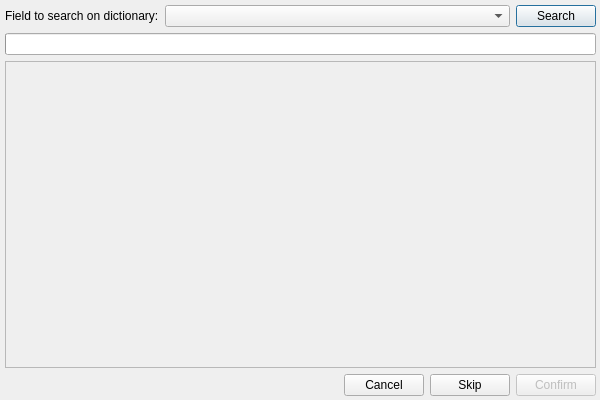
<?xml version="1.0" encoding="UTF-8"?>
<ui version="4.0">
 <class>diagSelectWord</class>
 <widget class="QDialog" name="diagSelectWord">
  <property name="geometry">
   <rect>
    <x>0</x>
    <y>0</y>
    <width>600</width>
    <height>400</height>
   </rect>
  </property>
  <property name="minimumSize">
   <size>
    <width>600</width>
    <height>400</height>
   </size>
  </property>
  <property name="maximumSize">
   <size>
    <width>600</width>
    <height>400</height>
   </size>
  </property>
  <property name="contextMenuPolicy">
   <enum>Qt::PreventContextMenu</enum>
  </property>
  <property name="windowTitle">
   <string>Nihongo Companion</string>
  </property>
  <widget class="QWidget" name="">
   <property name="geometry">
    <rect>
     <x>0</x>
     <y>0</y>
     <width>601</width>
     <height>401</height>
    </rect>
   </property>
   <layout class="QVBoxLayout" name="vlAll">
    <property name="leftMargin">
     <number>5</number>
    </property>
    <property name="topMargin">
     <number>5</number>
    </property>
    <property name="rightMargin">
     <number>5</number>
    </property>
    <property name="bottomMargin">
     <number>5</number>
    </property>
    <item>
     <layout class="QHBoxLayout" name="hlTop">
      <item>
       <widget class="QLabel" name="labelField_in">
        <property name="text">
         <string>Field to search on dictionary:</string>
        </property>
       </widget>
      </item>
      <item>
       <widget class="QComboBox" name="cbField_in">
        <property name="sizePolicy">
         <sizepolicy hsizetype="Expanding" vsizetype="Fixed">
          <horstretch>0</horstretch>
          <verstretch>0</verstretch>
         </sizepolicy>
        </property>
       </widget>
      </item>
      <item>
       <widget class="QPushButton" name="bSearch">
        <property name="text">
         <string>Search</string>
        </property>
       </widget>
      </item>
     </layout>
    </item>
    <item>
     <widget class="QProgressBar" name="pbSearch">
      <property name="value">
       <number>0</number>
      </property>
      <property name="textVisible">
       <bool>false</bool>
      </property>
     </widget>
    </item>
    <item>
     <widget class="QListWidget" name="listResults">
      <property name="enabled">
       <bool>false</bool>
      </property>
      <property name="minimumSize">
       <size>
        <width>0</width>
        <height>281</height>
       </size>
      </property>
      <property name="wordWrap">
       <bool>true</bool>
      </property>
     </widget>
    </item>
    <item>
     <layout class="QHBoxLayout" name="horizontalLayout">
      <item>
       <spacer name="horizontalSpacer">
        <property name="orientation">
         <enum>Qt::Horizontal</enum>
        </property>
        <property name="sizeHint" stdset="0">
         <size>
          <width>40</width>
          <height>20</height>
         </size>
        </property>
       </spacer>
      </item>
      <item>
       <widget class="QPushButton" name="bCancel">
        <property name="text">
         <string>Cancel</string>
        </property>
       </widget>
      </item>
      <item>
       <widget class="QPushButton" name="bSkip">
        <property name="text">
         <string>Skip</string>
        </property>
       </widget>
      </item>
      <item>
       <widget class="QPushButton" name="bConfirm">
        <property name="enabled">
         <bool>false</bool>
        </property>
        <property name="text">
         <string>Confirm</string>
        </property>
       </widget>
      </item>
     </layout>
    </item>
   </layout>
  </widget>
 </widget>
 <resources/>
 <connections/>
</ui>
